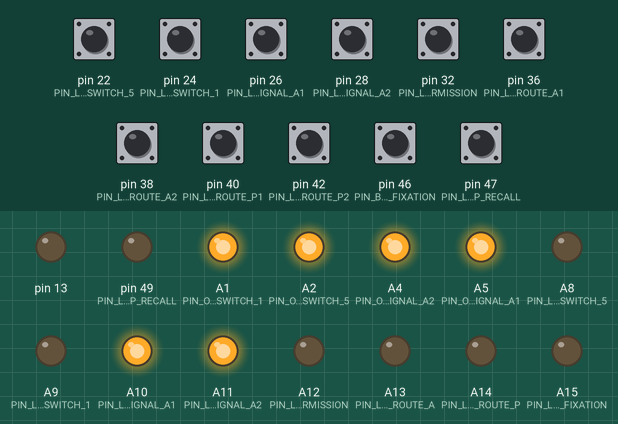
This sketch was run on a simulated Arduino Mega 2560, built with avr-gcc and run on an emulated ATmega2560. Parts: output pins drawn as LEDs (lit = HIGH). Dashed ring = blinking. The inputs (shaded band) are chosen by the test bench; at power-on: pin 22 (PIN_LEVER_SWITCH_5), pin 24 (PIN_LEVER_SWITCH_1), pin 26 (PIN_LEVER_SIGNAL_A1), pin 28 (PIN_LEVER_SIGNAL_A2), pin 32 (PIN_LOCK_SWITCHING_PERMISSION), pin 36 (PIN_LEVER_ROUTE_A1), pin 38 (PIN_LEVER_ROUTE_A2), pin 40 (PIN_LEVER_ROUTE_P1), pin 42 (PIN_LEVER_ROUTE_P2), pin 46 (PIN_BUTTON_ROUTE_AP_FIXATION), pin 47 (PIN_LOCK_ROUTE_AP_RECALL) HIGH.

Above: at 1.2 s.
1.3 s: pin 26 (PIN_LEVER_SIGNAL_A1) pulled LOW for 1 s
At 1.62 s:
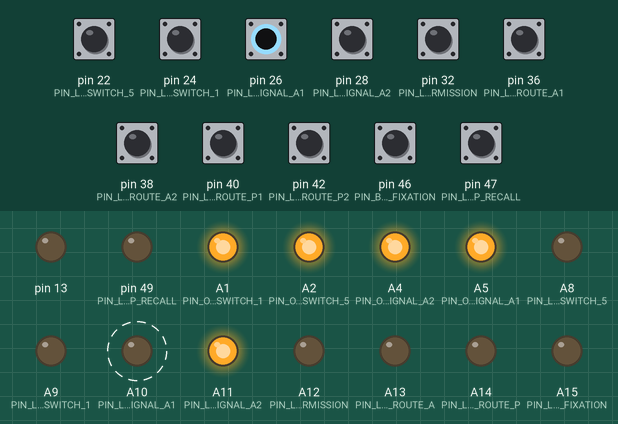
3.8 s: pin 38 (PIN_LEVER_ROUTE_A2) pulled LOW for 1 s
At 4.37 s:
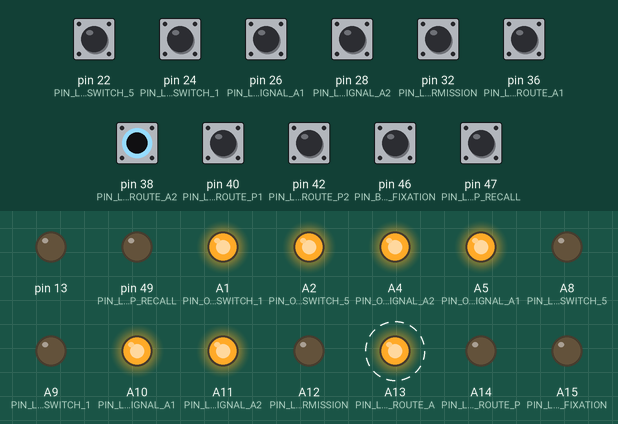
6.8 s: pin 22 (PIN_LEVER_SWITCH_5) pulled LOW for 1 s
At 7.7 s:
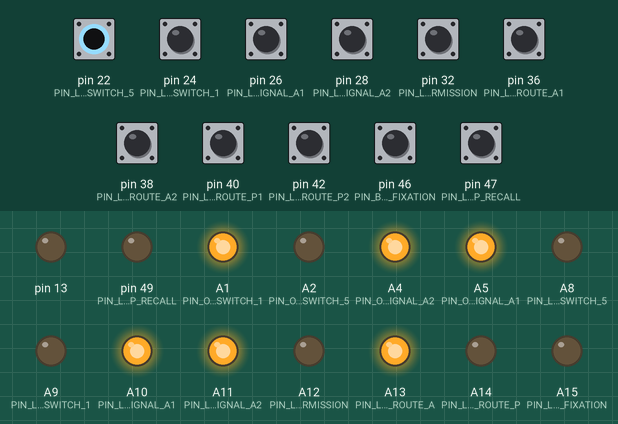
9.5 s: pin 24 (PIN_LEVER_SWITCH_1) pulled LOW for 1 s
At 10.1 s:
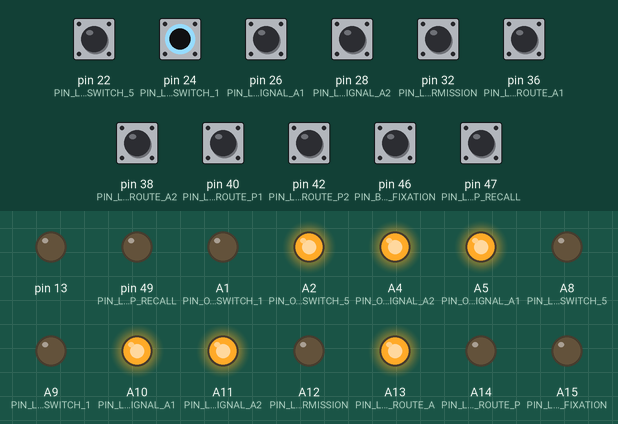
12.2 s: pin 28 (PIN_LEVER_SIGNAL_A2) pulled LOW for 1 s
At 12.62 s:
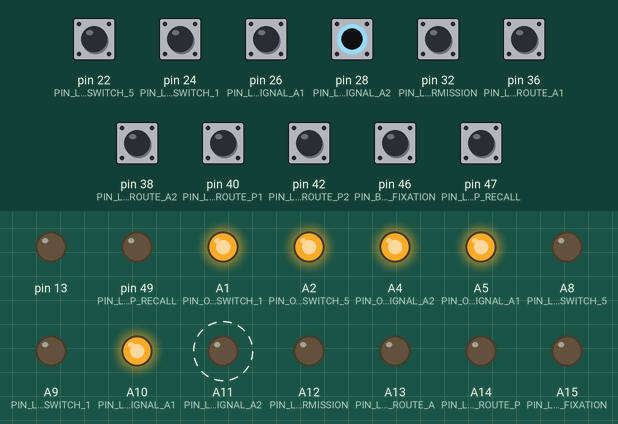
14.7 s: pin 32 (PIN_LOCK_SWITCHING_PERMISSION) pulled LOW for 1 s
At 15.3 s:
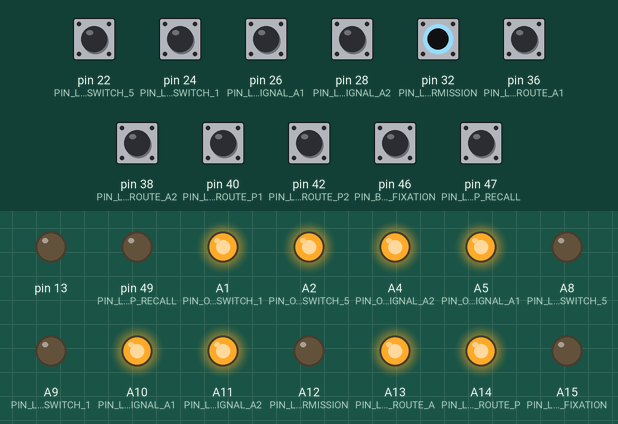
Timing chart, 0 to 17.7 s (numbered marks = the images above; inputs shaded):
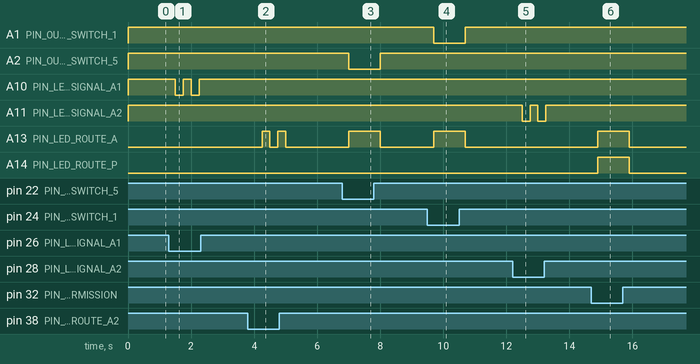

Measured:
- after the input at 1.3 s, A10 (PIN_LED_SIGNAL_A1): alternates HIGH for 0.25 s and LOW for 0.25 s, 4 changes in all, then stays HIGH, starting after 0.20 s
- after the input at 3.8 s, A13 (PIN_LED_ROUTE_A): alternates HIGH for 0.25 s and LOW for 0.25 s, 4 changes in all, then stays LOW, starting after 0.45 s
- after the input at 6.8 s, A2 (PIN_OUTPUT_SWITCH_5): HIGH → LOW after 0.20 s, → HIGH 1.0 s later; A13 (PIN_LED_ROUTE_A): LOW → HIGH after 0.20 s, → LOW 1.0 s later
- after the input at 9.5 s, A1 (PIN_OUTPUT_SWITCH_1): HIGH → LOW after 0.20 s, → HIGH 1.0 s later; A13 (PIN_LED_ROUTE_A): LOW → HIGH after 0.20 s, → LOW 1.0 s later
- after the input at 12.2 s, A11 (PIN_LED_SIGNAL_A2): alternates HIGH for 0.25 s and LOW for 0.25 s, 4 changes in all, then stays HIGH, starting after 0.30 s
- after the input at 14.7 s, A13 (PIN_LED_ROUTE_A), A14 (PIN_LED_ROUTE_P): LOW → HIGH after 0.20 s, → LOW 1.0 s later

The sketch:

kelberg.ino
```cpp
// #include <servomover.h>  /* Only for library detection */
// #include <Servo.h>  /* Only for library detection */
#include <Bounce2.h>

// Red LEDs named after the signal/switch lever/etc they're for.
// These are the analog ports labeled as a8-a15.
int PIN_LED_SWITCH_5 = A8;
int PIN_LED_SWITCH_1 = A9;
int PIN_LED_SIGNAL_A1 = A10;
int PIN_LED_SIGNAL_A2 = A11;
int PIN_LED_SWITCHING_PERMISSION = A12;
int PIN_LED_ROUTE_A = A13;
int PIN_LED_ROUTE_P = A14;
// White LED
int PIN_LED_ROUTE_AP_FIXATION = A15;
// Blue LED in "route recall" box
int PIN_LED_ROUTE_AP_RECALL = 49;

// Levers and lock
int PIN_LEVER_SWITCH_5 = 22;
int PIN_LEVER_SWITCH_1 = 24;
int PIN_LEVER_SIGNAL_A1 = 26;
int PIN_LEVER_SIGNAL_A2 = 28;
int PIN_LOCK_SWITCHING_PERMISSION = 32;
// Route levers
int PIN_LEVER_ROUTE_A1 = 36;
int PIN_LEVER_ROUTE_A2 = 38;
int PIN_LEVER_ROUTE_P1 = 40;
int PIN_LEVER_ROUTE_P2 = 42;
// Push button for route fixing
int PIN_BUTTON_ROUTE_AP_FIXATION = 46;
// Switch/lock for route recall
int PIN_LOCK_ROUTE_AP_RECALL = 47;

// Output pins (pull to 0 means go out of the ground position)
int PIN_OUTPUT_SWITCH_1 = A1;
int PIN_OUTPUT_SWITCH_5 =A2;
int PIN_OUTPUT_SIGNAL_A1 = A5;
int PIN_OUTPUT_SIGNAL_A2 = A4;


// Array index numbers. These are columns in the locking table.
int SWITCH_5 = 0;
int SWITCH_1 = 1;
int SWITCHING_PERMISSION = 2;  // Note: PLUS means 'key in lock'.
int ROUTE_A1 = 3;
int ROUTE_A2 = 4;
int ROUTE_P1 = 5;
int ROUTE_P2 = 6;
int ROUTE_AP_FIXATION = 7;
int SIGNAL_A1 = 8;
int SIGNAL_A2 = 9;
int ROUTE_AP_RECALL = 10;

// The two possible positions. Plus is the default, minus the actuated state.
bool PLUS = true;
bool MINUS = false;

// The states. All arrays with length 10.
const int ARRAY_SIZE = 11;
boolean current_position [ARRAY_SIZE] = { PLUS, PLUS, PLUS, PLUS, PLUS, PLUS, PLUS, PLUS, PLUS, PLUS , PLUS };
boolean blocked [ARRAY_SIZE] = { false, false, false, false, false, false, false, false, false, false, false};
boolean requirements_fulfilled [ARRAY_SIZE] = { true, true, true, false, false, false, false, false, false, false, false};
boolean position_is_ok [ARRAY_SIZE] = { true, true, true, true, true, true, true, true, true, true, true };


// Actual levers/buttons/locks.
Bounce levers [ARRAY_SIZE];


boolean movement_allowed (int number) {
  return (blocked[number] == false && requirements_fulfilled[number] == true);
}


void update_requirements() {
  // Requirements flow "upwards". The correct switch positions can enable
  // routes. Enabled routes plus an enabled route fixation can enable signals.

  // Requirements fulfilled by the switches.
  requirements_fulfilled[ROUTE_A1] = false;
  requirements_fulfilled[ROUTE_A2] = false;
  requirements_fulfilled[ROUTE_P1] = false;
  requirements_fulfilled[ROUTE_P2] = false;
  if (current_position[SWITCH_5] == PLUS &&
      current_position[SWITCH_1] == PLUS &&
      current_position[SWITCHING_PERMISSION] == PLUS) {
    requirements_fulfilled[ROUTE_A1] = true;
  }
  if (current_position[SWITCH_5] == MINUS &&
      current_position[SWITCH_1] == MINUS &&
      current_position[SWITCHING_PERMISSION] == PLUS) {
    requirements_fulfilled[ROUTE_A2] = true;
  }
  if (current_position[SWITCH_1] == PLUS &&
      current_position[SWITCHING_PERMISSION] == PLUS) {
    requirements_fulfilled[ROUTE_P1] = true;
  }
  if (current_position[SWITCH_1] == MINUS &&
      current_position[SWITCHING_PERMISSION] == PLUS) {
    requirements_fulfilled[ROUTE_P2] = true;
  }

  // If a route switch is MINUS, it can be fixated.
  requirements_fulfilled[ROUTE_AP_FIXATION] = false;
  if (current_position[ROUTE_A1] == MINUS ||
      current_position[ROUTE_A2] == MINUS ||
      current_position[ROUTE_P1] == MINUS ||
      current_position[ROUTE_P2] == MINUS) {
    requirements_fulfilled[ROUTE_AP_FIXATION] = true;
  }

}


void update_blocks() {
  // Blocks flow "downwards". A route lever blocks switches. A route fixation
  // blocks a route lever.

  // Reset all blocks.
  for (int number = 0; number < ARRAY_SIZE; number++) {
    blocked[number] = false;
  }

  // Route levers block each other. And they block switches.
  if (current_position[ROUTE_A1] == MINUS) {
    blocked[ROUTE_A2] = true;
    blocked[ROUTE_P1] = true;
    blocked[ROUTE_P2] = true;

    blocked[SWITCH_5] = true;
    blocked[SWITCH_1] = true;
    blocked[SWITCHING_PERMISSION] = true;
  }
  if (current_position[ROUTE_A2] == MINUS) {
    blocked[ROUTE_A1] = true;
    blocked[ROUTE_P1] = true;
    blocked[ROUTE_P2] = true;

    blocked[SWITCH_5] = true;
    blocked[SWITCH_1] = true;
    blocked[SWITCHING_PERMISSION] = true;
  }
  if (current_position[ROUTE_P1] == MINUS) {
    blocked[ROUTE_A1] = true;
    blocked[ROUTE_A2] = true;
    blocked[ROUTE_P2] = true;

    blocked[SWITCH_1] = true;
    blocked[SWITCHING_PERMISSION] = true;
  }
  if (current_position[ROUTE_P2] == MINUS) {
    blocked[ROUTE_A1] = true;
    blocked[ROUTE_A2] = true;
    blocked[ROUTE_P1] = true;

    blocked[SWITCH_1] = true;
    blocked[SWITCHING_PERMISSION] = true;
  }

  // Route fixation blocks routes.
  if (current_position[ROUTE_AP_FIXATION] == MINUS) {
    blocked[ROUTE_A1] = true;
    blocked[ROUTE_A2] = true;
    blocked[ROUTE_P1] = true;
    blocked[ROUTE_P2] = true;
    // Special case: also keep yourself blocked (it is only un-blocked by
    // moving a signal back to PLUS).
    blocked[ROUTE_AP_FIXATION] = true;
  }

  // Signals also block routes.
  if (current_position[SIGNAL_A1] == MINUS || current_position[SIGNAL_A2] == MINUS) {
    blocked[ROUTE_A1] = true;
    blocked[ROUTE_A2] = true;
  }
}


void update_outputs() {
  // Active: pull to zero.
  if (current_position[SWITCH_1] == PLUS) {
    digitalWrite(PIN_OUTPUT_SWITCH_1, HIGH);
  }
  else {
    digitalWrite(PIN_OUTPUT_SWITCH_1, LOW);
  }
  if (current_position[SWITCH_5] == PLUS) {
    digitalWrite(PIN_OUTPUT_SWITCH_5, HIGH);
  }
  else {
    digitalWrite(PIN_OUTPUT_SWITCH_5, LOW);
  }
  if (current_position[SIGNAL_A1] == PLUS) {
    digitalWrite(PIN_OUTPUT_SIGNAL_A1, HIGH);
  }
  else {
    digitalWrite(PIN_OUTPUT_SIGNAL_A1, LOW);
  }
  if (current_position[SIGNAL_A2] == PLUS) {
    digitalWrite(PIN_OUTPUT_SIGNAL_A2, HIGH);
  }
  else {
    digitalWrite(PIN_OUTPUT_SIGNAL_A2, LOW);
  }
}


void change_position(int number,
                     boolean new_position) {

  current_position[number] = new_position;
  position_is_ok[number] = true;

  update_requirements();
  update_blocks();
  update_outputs();

  // Special case: fixating a route enables the corresponding signal. This way
  // it can be thrown once (instead of through normal requirements, then it
  // would have been possible to throw it multiple times). It also enables the
  // corresponding route recall.
  if (number == ROUTE_AP_FIXATION && new_position == MINUS) {
    requirements_fulfilled[ROUTE_AP_RECALL] = true;
    if (current_position[ROUTE_A1] == MINUS) {
      requirements_fulfilled[SIGNAL_A1] = true;
    }
    if (current_position[ROUTE_A2] == MINUS) {
      requirements_fulfilled[SIGNAL_A2] = true;
    }
  }

  // Special case: route recall frees the route fixation.
  if (number == ROUTE_AP_RECALL) {
    // Any new position is OK, we don't care which way the lock is turned.
    change_position(ROUTE_AP_FIXATION, PLUS);
  }

  // Special case: signals going back to PLUS remove their own "requirements
  // fulfilled" marker.
  if (number == SIGNAL_A1 && new_position == PLUS) {
      requirements_fulfilled[SIGNAL_A1] = false;
  }
  if (number == SIGNAL_A2 && new_position == PLUS) {
      requirements_fulfilled[SIGNAL_A2] = false;
  }

}


void react_to_movement(int number,
                       boolean new_position) {
  if (movement_allowed(number)) {
    change_position(number, new_position);
  }
  else {
    if (current_position[number] == new_position) {
      // We're back to the allowed position
      position_is_ok[number] = true;
    }
    else {
      // We're trying to move to a wrong position;
      position_is_ok[number] = false;
    }
  }
}


void update_single_lever_led(int pin, int number) {
  if (position_is_ok[number] == false) {
    if ((millis() % 500) > 250) {
      digitalWrite(pin, HIGH);
    }
    else {
      digitalWrite(pin, LOW);
    }
  }
  else {
    if (movement_allowed(number)) {
      digitalWrite(pin, LOW);
    }
    else {
      digitalWrite(pin, HIGH);
    }
  }
}


void update_dual_lever_led(int pin, int number1, int number2) {
  if (position_is_ok[number1] == false || position_is_ok[number2] == false) {
    if ((millis() % 500) > 250) {
      digitalWrite(pin, HIGH);
    }
    else {
      digitalWrite(pin, LOW);
    }
  }
  else {
    if (movement_allowed(number1) || movement_allowed(number2)) {
      digitalWrite(pin, LOW);
    }
    else {
      digitalWrite(pin, HIGH);
    }
  }

}


void setup() {

  // Attach the pins and hook up react_to_movement() functions.
  // for (int number = 0; number < ARRAY_SIZE; number++) {
  //   levers[number] = Bounce();
  // }

  // Define lever pin modes.
  pinMode(PIN_LEVER_SWITCH_5, INPUT_PULLUP);
  pinMode(PIN_LEVER_SWITCH_1, INPUT_PULLUP);
  pinMode(PIN_LOCK_SWITCHING_PERMISSION, INPUT_PULLUP);
  pinMode(PIN_LEVER_ROUTE_A1, INPUT_PULLUP);
  pinMode(PIN_LEVER_ROUTE_A2, INPUT_PULLUP);
  pinMode(PIN_LEVER_ROUTE_P1, INPUT_PULLUP);
  pinMode(PIN_LEVER_ROUTE_P2, INPUT_PULLUP);
  pinMode(PIN_LEVER_SIGNAL_A1, INPUT_PULLUP);
  pinMode(PIN_LEVER_SIGNAL_A2, INPUT_PULLUP);
  pinMode(PIN_BUTTON_ROUTE_AP_FIXATION, INPUT_PULLUP);
  pinMode(PIN_LOCK_ROUTE_AP_RECALL, INPUT_PULLUP);

  // Attach the LEDs.
  pinMode(13, OUTPUT);
  pinMode(PIN_LED_SWITCH_5, OUTPUT);
  pinMode(PIN_LED_SWITCH_1, OUTPUT);
  pinMode(PIN_LED_SIGNAL_A2, OUTPUT);
  pinMode(PIN_LED_SIGNAL_A1, OUTPUT);
  pinMode(PIN_LED_SWITCHING_PERMISSION, OUTPUT);
  pinMode(PIN_LED_ROUTE_A, OUTPUT);
  pinMode(PIN_LED_ROUTE_P, OUTPUT);
  pinMode(PIN_LED_ROUTE_AP_FIXATION, OUTPUT);
  pinMode(PIN_LED_ROUTE_AP_RECALL, OUTPUT);

  // Attach the output pins
  pinMode(PIN_OUTPUT_SWITCH_1, OUTPUT);
  pinMode(PIN_OUTPUT_SWITCH_5, OUTPUT);
  pinMode(PIN_OUTPUT_SIGNAL_A1, OUTPUT);
  pinMode(PIN_OUTPUT_SIGNAL_A2, OUTPUT);

  // Debug led 13 stuff
  digitalWrite(13, LOW);

  // First make sure the output pins are OK
  update_outputs();

  // Attach pins to lever Bounce objects.
  levers[SWITCH_5].attach(PIN_LEVER_SWITCH_5);
  levers[SWITCH_1].attach(PIN_LEVER_SWITCH_1);
  levers[SWITCHING_PERMISSION].attach(PIN_LOCK_SWITCHING_PERMISSION);
  levers[ROUTE_A1].attach(PIN_LEVER_ROUTE_A1);
  levers[ROUTE_A2].attach(PIN_LEVER_ROUTE_A2);
  levers[ROUTE_P1].attach(PIN_LEVER_ROUTE_P1);
  levers[ROUTE_P2].attach(PIN_LEVER_ROUTE_P2);
  levers[SIGNAL_A1].attach(PIN_LEVER_SIGNAL_A1);
  levers[SIGNAL_A2].attach(PIN_LEVER_SIGNAL_A2);
  levers[ROUTE_AP_FIXATION].attach(PIN_BUTTON_ROUTE_AP_FIXATION);
  levers[ROUTE_AP_RECALL].attach(PIN_LOCK_ROUTE_AP_RECALL);

  for (int number = 0; number < ARRAY_SIZE; number++) {
    levers[number].interval(200);
  }
  // Special case: route fixation button should take some seconds to activate.
  levers[ROUTE_AP_FIXATION].interval(2000);

  // look up the initial lever positions and update accordingly.
  for (int number = 0; number < ARRAY_SIZE; number++) {
    levers[number].update();

    if (levers[number].read() == HIGH) {
      react_to_movement(number, PLUS);
    }
    else {
      react_to_movement(number, MINUS);
    }
  }

}


void loop() {
  for (int number = 0; number < ARRAY_SIZE; number++) {
    levers[number].update();
    if (levers[number].rose()) {
      react_to_movement(number, PLUS);
    }
    if (levers[number].fell()) {
      react_to_movement(number, MINUS);
    }
  }
  // Update the LEDs.
  update_single_lever_led(PIN_LED_SWITCH_5, SWITCH_5);
  update_single_lever_led(PIN_LED_SWITCH_1, SWITCH_1);
  update_single_lever_led(PIN_LED_SIGNAL_A1, SIGNAL_A1);
  update_single_lever_led(PIN_LED_SIGNAL_A2, SIGNAL_A2);
  update_single_lever_led(PIN_LED_SWITCHING_PERMISSION, SWITCHING_PERMISSION);

  update_dual_lever_led(PIN_LED_ROUTE_A, ROUTE_A1, ROUTE_A2);
  update_dual_lever_led(PIN_LED_ROUTE_P, ROUTE_P1, ROUTE_P2);

  if (current_position[ROUTE_AP_FIXATION] == PLUS) {
    digitalWrite(PIN_LED_ROUTE_AP_FIXATION, LOW);
    digitalWrite(PIN_LED_ROUTE_AP_RECALL, LOW);
  }
  else {
    digitalWrite(PIN_LED_ROUTE_AP_FIXATION, HIGH);
    digitalWrite(PIN_LED_ROUTE_AP_RECALL, HIGH);
  }

  // TODO: update the outgoing pins.
}
```
